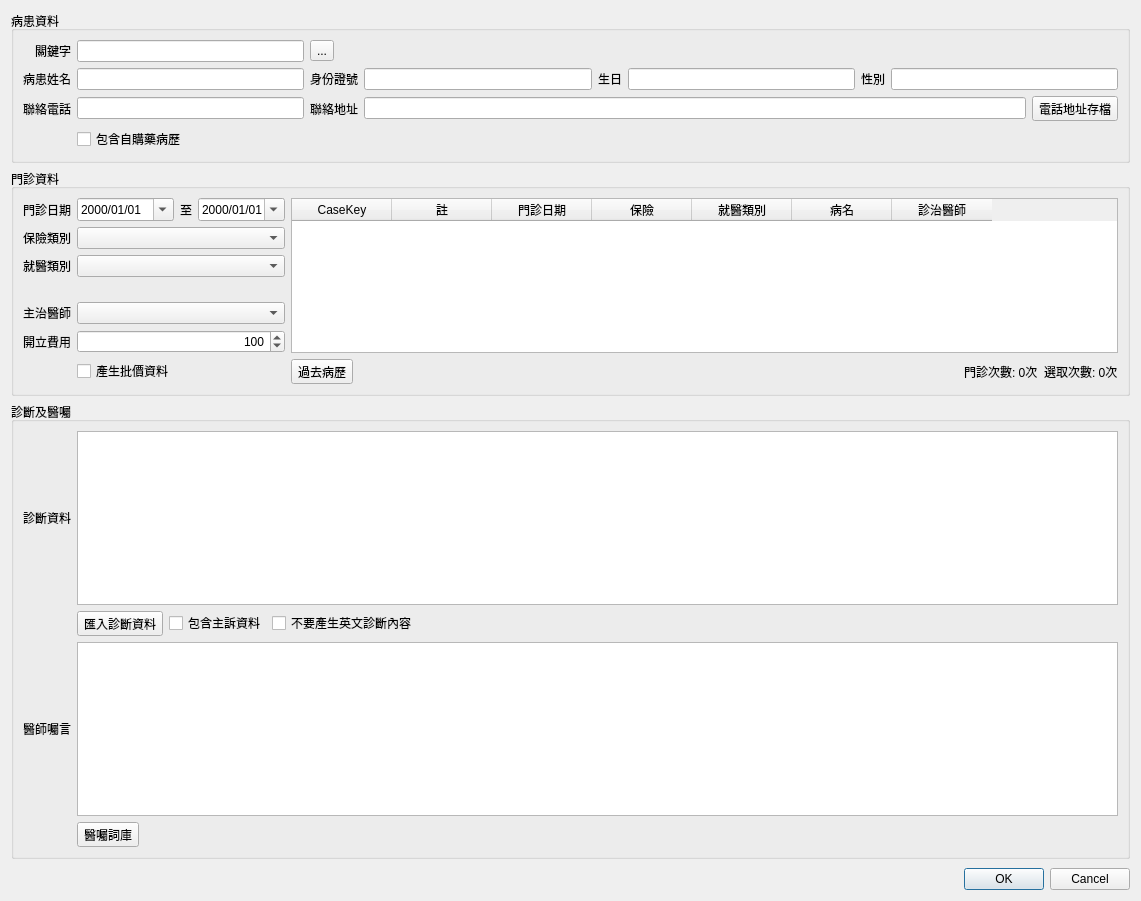
<?xml version="1.0" encoding="UTF-8"?>
<ui version="4.0">
 <class>Dialog_certificate_diagnosis</class>
 <widget class="QDialog" name="Dialog_certificate_diagnosis">
  <property name="windowModality">
   <enum>Qt::NonModal</enum>
  </property>
  <property name="geometry">
   <rect>
    <x>0</x>
    <y>0</y>
    <width>1141</width>
    <height>901</height>
   </rect>
  </property>
  <property name="sizePolicy">
   <sizepolicy hsizetype="Preferred" vsizetype="Preferred">
    <horstretch>0</horstretch>
    <verstretch>0</verstretch>
   </sizepolicy>
  </property>
  <property name="acceptDrops">
   <bool>false</bool>
  </property>
  <property name="windowTitle">
   <string>開立診斷證明書</string>
  </property>
  <property name="modal">
   <bool>false</bool>
  </property>
  <layout class="QVBoxLayout" name="verticalLayout">
   <item>
    <widget class="QGroupBox" name="groupBox_4">
     <property name="title">
      <string>病患資料</string>
     </property>
     <property name="flat">
      <bool>true</bool>
     </property>
     <layout class="QGridLayout" name="gridLayout_4">
      <item row="2" column="0">
       <widget class="QLabel" name="label_telephone">
        <property name="text">
         <string>聯絡電話</string>
        </property>
        <property name="alignment">
         <set>Qt::AlignRight|Qt::AlignTrailing|Qt::AlignVCenter</set>
        </property>
       </widget>
      </item>
      <item row="1" column="0">
       <widget class="QLabel" name="label_name">
        <property name="text">
         <string>病患姓名</string>
        </property>
        <property name="alignment">
         <set>Qt::AlignRight|Qt::AlignTrailing|Qt::AlignVCenter</set>
        </property>
       </widget>
      </item>
      <item row="1" column="1">
       <widget class="QLineEdit" name="lineEdit_name">
        <property name="readOnly">
         <bool>true</bool>
        </property>
       </widget>
      </item>
      <item row="1" column="7">
       <widget class="QLineEdit" name="lineEdit_gender">
        <property name="readOnly">
         <bool>true</bool>
        </property>
       </widget>
      </item>
      <item row="0" column="1">
       <widget class="QLineEdit" name="lineEdit_patient_key"/>
      </item>
      <item row="2" column="1">
       <widget class="QLineEdit" name="lineEdit_telephone">
        <property name="readOnly">
         <bool>false</bool>
        </property>
       </widget>
      </item>
      <item row="2" column="2">
       <widget class="QLabel" name="label_address">
        <property name="text">
         <string>聯絡地址</string>
        </property>
       </widget>
      </item>
      <item row="1" column="6">
       <widget class="QLabel" name="label_gender">
        <property name="text">
         <string>性別</string>
        </property>
       </widget>
      </item>
      <item row="1" column="3">
       <widget class="QLineEdit" name="lineEdit_id">
        <property name="readOnly">
         <bool>true</bool>
        </property>
       </widget>
      </item>
      <item row="1" column="4">
       <widget class="QLabel" name="label_birthday">
        <property name="text">
         <string>生日</string>
        </property>
       </widget>
      </item>
      <item row="1" column="5">
       <widget class="QLineEdit" name="lineEdit_birthday">
        <property name="readOnly">
         <bool>true</bool>
        </property>
       </widget>
      </item>
      <item row="1" column="2">
       <widget class="QLabel" name="label_id">
        <property name="text">
         <string>身份證號</string>
        </property>
       </widget>
      </item>
      <item row="0" column="0">
       <widget class="QLabel" name="label_4">
        <property name="text">
         <string>關鍵字</string>
        </property>
        <property name="alignment">
         <set>Qt::AlignRight|Qt::AlignTrailing|Qt::AlignVCenter</set>
        </property>
       </widget>
      </item>
      <item row="0" column="2">
       <widget class="QToolButton" name="toolButton_select_patient">
        <property name="toolTip">
         <string>病患資料進階查詢</string>
        </property>
        <property name="text">
         <string>...</string>
        </property>
        <property name="icon">
         <iconset>
          <normaloff>../icons/edit-find.png</normaloff>../icons/edit-find.png</iconset>
        </property>
       </widget>
      </item>
      <item row="2" column="3" colspan="5">
       <layout class="QHBoxLayout" name="horizontalLayout_2">
        <item>
         <widget class="QLineEdit" name="lineEdit_address">
          <property name="readOnly">
           <bool>false</bool>
          </property>
         </widget>
        </item>
        <item>
         <widget class="QToolButton" name="toolButton_modify_patient">
          <property name="text">
           <string>電話地址存檔</string>
          </property>
          <property name="icon">
           <iconset>
            <normaloff>../icons/document-save.svg</normaloff>../icons/document-save.svg</iconset>
          </property>
          <property name="toolButtonStyle">
           <enum>Qt::ToolButtonTextBesideIcon</enum>
          </property>
         </widget>
        </item>
       </layout>
      </item>
      <item row="3" column="1">
       <widget class="QCheckBox" name="checkBox_include_purchase">
        <property name="text">
         <string>包含自購藥病歷</string>
        </property>
        <property name="checked">
         <bool>false</bool>
        </property>
       </widget>
      </item>
     </layout>
    </widget>
   </item>
   <item>
    <widget class="QGroupBox" name="groupBox_medical_record">
     <property name="title">
      <string>門診資料</string>
     </property>
     <property name="flat">
      <bool>true</bool>
     </property>
     <layout class="QGridLayout" name="gridLayout">
      <item row="1" column="0">
       <widget class="QLabel" name="label_9">
        <property name="text">
         <string>保險類別</string>
        </property>
        <property name="alignment">
         <set>Qt::AlignLeading|Qt::AlignLeft|Qt::AlignVCenter</set>
        </property>
       </widget>
      </item>
      <item row="6" column="1">
       <widget class="QCheckBox" name="checkBox_create_medical_record">
        <property name="text">
         <string>產生批價資料</string>
        </property>
        <property name="checked">
         <bool>false</bool>
        </property>
       </widget>
      </item>
      <item row="5" column="0">
       <widget class="QLabel" name="label">
        <property name="text">
         <string>開立費用</string>
        </property>
        <property name="alignment">
         <set>Qt::AlignLeading|Qt::AlignLeft|Qt::AlignVCenter</set>
        </property>
       </widget>
      </item>
      <item row="2" column="1" colspan="3">
       <widget class="QComboBox" name="comboBox_treat_type"/>
      </item>
      <item row="4" column="0">
       <widget class="QLabel" name="label_5">
        <property name="text">
         <string>主治醫師</string>
        </property>
       </widget>
      </item>
      <item row="0" column="1">
       <widget class="QDateEdit" name="dateEdit_start_date">
        <property name="showGroupSeparator" stdset="0">
         <bool>false</bool>
        </property>
        <property name="displayFormat">
         <string>yyyy/MM/dd</string>
        </property>
        <property name="calendarPopup">
         <bool>true</bool>
        </property>
       </widget>
      </item>
      <item row="1" column="1" colspan="3">
       <widget class="QComboBox" name="comboBox_ins_type"/>
      </item>
      <item row="0" column="0">
       <widget class="QLabel" name="label_6">
        <property name="text">
         <string>門診日期</string>
        </property>
        <property name="alignment">
         <set>Qt::AlignLeading|Qt::AlignLeft|Qt::AlignVCenter</set>
        </property>
       </widget>
      </item>
      <item row="2" column="0">
       <widget class="QLabel" name="label_10">
        <property name="text">
         <string>就醫類別</string>
        </property>
        <property name="alignment">
         <set>Qt::AlignLeading|Qt::AlignLeft|Qt::AlignVCenter</set>
        </property>
       </widget>
      </item>
      <item row="6" column="4">
       <layout class="QHBoxLayout" name="horizontalLayout">
        <item>
         <widget class="QToolButton" name="toolButton_open_past_history">
          <property name="text">
           <string>過去病歷</string>
          </property>
          <property name="icon">
           <iconset>
            <normaloff>../icons/emblem-documents.png</normaloff>../icons/emblem-documents.png</iconset>
          </property>
          <property name="toolButtonStyle">
           <enum>Qt::ToolButtonTextBesideIcon</enum>
          </property>
         </widget>
        </item>
        <item>
         <spacer name="horizontalSpacer_2">
          <property name="orientation">
           <enum>Qt::Horizontal</enum>
          </property>
          <property name="sizeHint" stdset="0">
           <size>
            <width>40</width>
            <height>20</height>
           </size>
          </property>
         </spacer>
        </item>
        <item>
         <widget class="QLabel" name="label_record_count">
          <property name="text">
           <string>門診次數: 0次</string>
          </property>
         </widget>
        </item>
        <item>
         <widget class="QLabel" name="label_checked_count">
          <property name="text">
           <string>選取次數: 0次</string>
          </property>
         </widget>
        </item>
       </layout>
      </item>
      <item row="0" column="3">
       <widget class="QDateEdit" name="dateEdit_end_date">
        <property name="displayFormat">
         <string>yyyy/MM/dd</string>
        </property>
        <property name="calendarPopup">
         <bool>true</bool>
        </property>
       </widget>
      </item>
      <item row="0" column="2">
       <widget class="QLabel" name="label_7">
        <property name="text">
         <string>至</string>
        </property>
        <property name="alignment">
         <set>Qt::AlignLeading|Qt::AlignLeft|Qt::AlignVCenter</set>
        </property>
       </widget>
      </item>
      <item row="0" column="4" rowspan="6">
       <widget class="QTableWidget" name="tableWidget_medical_record">
        <property name="editTriggers">
         <set>QAbstractItemView::NoEditTriggers</set>
        </property>
        <property name="selectionMode">
         <enum>QAbstractItemView::SingleSelection</enum>
        </property>
        <property name="selectionBehavior">
         <enum>QAbstractItemView::SelectRows</enum>
        </property>
        <column>
         <property name="text">
          <string>CaseKey</string>
         </property>
        </column>
        <column>
         <property name="text">
          <string>註</string>
         </property>
        </column>
        <column>
         <property name="text">
          <string>門診日期</string>
         </property>
        </column>
        <column>
         <property name="text">
          <string>保險</string>
         </property>
        </column>
        <column>
         <property name="text">
          <string>就醫類別</string>
         </property>
        </column>
        <column>
         <property name="text">
          <string>病名</string>
         </property>
        </column>
        <column>
         <property name="text">
          <string>診治醫師</string>
         </property>
        </column>
       </widget>
      </item>
      <item row="5" column="1" colspan="3">
       <widget class="QSpinBox" name="spinBox_certificate_fee">
        <property name="alignment">
         <set>Qt::AlignRight|Qt::AlignTrailing|Qt::AlignVCenter</set>
        </property>
        <property name="suffix">
         <string/>
        </property>
        <property name="maximum">
         <number>1000</number>
        </property>
        <property name="singleStep">
         <number>100</number>
        </property>
        <property name="value">
         <number>100</number>
        </property>
       </widget>
      </item>
      <item row="4" column="1" colspan="3">
       <widget class="QComboBox" name="comboBox_doctor"/>
      </item>
     </layout>
    </widget>
   </item>
   <item>
    <widget class="QGroupBox" name="groupBox_diagnosis">
     <property name="title">
      <string>診斷及醫囑</string>
     </property>
     <property name="flat">
      <bool>true</bool>
     </property>
     <layout class="QGridLayout" name="gridLayout_3">
      <item row="6" column="1" colspan="4">
       <widget class="QTextEdit" name="textEdit_diagnosis"/>
      </item>
      <item row="8" column="1" colspan="4">
       <widget class="QTextEdit" name="textEdit_doctor_comment"/>
      </item>
      <item row="9" column="4">
       <spacer name="horizontalSpacer">
        <property name="orientation">
         <enum>Qt::Horizontal</enum>
        </property>
        <property name="sizeHint" stdset="0">
         <size>
          <width>40</width>
          <height>20</height>
         </size>
        </property>
       </spacer>
      </item>
      <item row="7" column="1">
       <widget class="QToolButton" name="toolButton_import_diagnosis">
        <property name="text">
         <string>匯入診斷資料</string>
        </property>
        <property name="icon">
         <iconset>
          <normaloff>../icons/document-import.svg</normaloff>../icons/document-import.svg</iconset>
        </property>
        <property name="toolButtonStyle">
         <enum>Qt::ToolButtonTextBesideIcon</enum>
        </property>
       </widget>
      </item>
      <item row="7" column="3">
       <widget class="QCheckBox" name="checkBox_no_english">
        <property name="text">
         <string>不要產生英文診斷內容</string>
        </property>
       </widget>
      </item>
      <item row="6" column="0">
       <widget class="QLabel" name="label_2">
        <property name="text">
         <string>診斷資料</string>
        </property>
       </widget>
      </item>
      <item row="9" column="1">
       <widget class="QToolButton" name="toolButton_doctor_comment">
        <property name="text">
         <string>醫囑詞庫</string>
        </property>
        <property name="icon">
         <iconset>
          <normaloff>../icons/accessories-dictionary.png</normaloff>../icons/accessories-dictionary.png</iconset>
        </property>
        <property name="toolButtonStyle">
         <enum>Qt::ToolButtonTextBesideIcon</enum>
        </property>
       </widget>
      </item>
      <item row="8" column="0">
       <widget class="QLabel" name="label_3">
        <property name="text">
         <string>醫師囑言</string>
        </property>
       </widget>
      </item>
      <item row="7" column="2">
       <widget class="QCheckBox" name="checkBox_import_symptom">
        <property name="text">
         <string>包含主訴資料</string>
        </property>
       </widget>
      </item>
     </layout>
    </widget>
   </item>
   <item>
    <spacer name="verticalSpacer">
     <property name="orientation">
      <enum>Qt::Vertical</enum>
     </property>
     <property name="sizeHint" stdset="0">
      <size>
       <width>20</width>
       <height>40</height>
      </size>
     </property>
    </spacer>
   </item>
   <item>
    <widget class="QDialogButtonBox" name="buttonBox">
     <property name="orientation">
      <enum>Qt::Horizontal</enum>
     </property>
     <property name="standardButtons">
      <set>QDialogButtonBox::Cancel|QDialogButtonBox::Ok</set>
     </property>
     <property name="centerButtons">
      <bool>false</bool>
     </property>
    </widget>
   </item>
  </layout>
 </widget>
 <tabstops>
  <tabstop>lineEdit_patient_key</tabstop>
  <tabstop>toolButton_select_patient</tabstop>
  <tabstop>lineEdit_name</tabstop>
  <tabstop>lineEdit_id</tabstop>
  <tabstop>lineEdit_birthday</tabstop>
  <tabstop>lineEdit_gender</tabstop>
  <tabstop>lineEdit_telephone</tabstop>
  <tabstop>lineEdit_address</tabstop>
  <tabstop>toolButton_modify_patient</tabstop>
  <tabstop>dateEdit_start_date</tabstop>
  <tabstop>dateEdit_end_date</tabstop>
  <tabstop>comboBox_ins_type</tabstop>
  <tabstop>comboBox_treat_type</tabstop>
  <tabstop>comboBox_doctor</tabstop>
  <tabstop>spinBox_certificate_fee</tabstop>
  <tabstop>checkBox_create_medical_record</tabstop>
  <tabstop>tableWidget_medical_record</tabstop>
  <tabstop>toolButton_open_past_history</tabstop>
  <tabstop>textEdit_diagnosis</tabstop>
  <tabstop>toolButton_import_diagnosis</tabstop>
  <tabstop>textEdit_doctor_comment</tabstop>
  <tabstop>toolButton_doctor_comment</tabstop>
 </tabstops>
 <resources/>
 <connections>
  <connection>
   <sender>buttonBox</sender>
   <signal>accepted()</signal>
   <receiver>Dialog_certificate_diagnosis</receiver>
   <slot>accept()</slot>
   <hints>
    <hint type="sourcelabel">
     <x>257</x>
     <y>809</y>
    </hint>
    <hint type="destinationlabel">
     <x>157</x>
     <y>274</y>
    </hint>
   </hints>
  </connection>
  <connection>
   <sender>buttonBox</sender>
   <signal>rejected()</signal>
   <receiver>Dialog_certificate_diagnosis</receiver>
   <slot>reject()</slot>
   <hints>
    <hint type="sourcelabel">
     <x>325</x>
     <y>809</y>
    </hint>
    <hint type="destinationlabel">
     <x>286</x>
     <y>274</y>
    </hint>
   </hints>
  </connection>
 </connections>
</ui>
